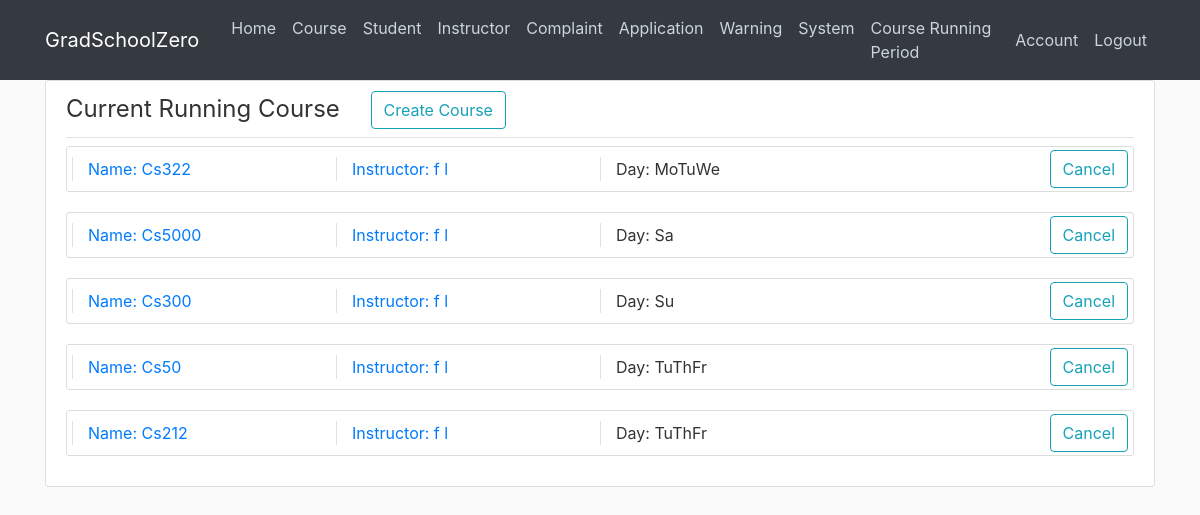
The app's page /course/list (signed in) with its own data.
### cunyzero/models.py (models this page shows, shortened)
class Period(db.Model):#set-up, registration, running, or grading period
    id = db.Column(db.Integer, primary_key=True)
    period = db.Column(db.Integer, nullable = False, default=0)#periods passed
    def getPeriodName(self):# returns set-up, registration, running, or grading period
        remainder = self.period % 4
        if remainder==0:
            return "Course Set-up Period"
        if remainder==1:
            return "Course Registration Period"
        if remainder==2:
            return "Course Running Period"
        if remainder==3:
            return "Grading Period"

class Course(db.Model):
    id = db.Column(db.Integer, primary_key=True)
    instructorId = db.Column(db.Integer, db.ForeignKey('instructor.ownerId'))
    coursename = db.Column(db.String(20), nullable = False, unique = True)
    creationPeriod = db.Column(db.Integer, nullable = True)#for period/semester task logic
    startPeriod = db.Column(db.Integer, nullable = False)#1-9
    endPeriod = db.Column(db.Integer, nullable = False)#1-9
    dayofweek = db.Column(db.String(30), nullable = False)#mo,tu,we,th,fr,sa,su if missing use --
    capacity = db.Column(db.Integer, default=30)
    status = db.Column(db.String(20), nullable = False, default="Open")#status like open, finished, cancelled, etc.
    waitListCapacity = db.Column(db.Integer, default=30)
    rating = db.Column(db.Float, default=None, nullable = True)# ^
    studentcourses = db.relationship('StudentCourse', backref='course', lazy=True)
    def getInstructorName(self):
        instructor = Instructor.query.get(self.instructorId)
        return instructor.firstname + " " + instructor.lastname

class Instructor(db.Model):
    ownerId = db.Column(db.Integer, primary_key=True)
    status = db.Column(db.String(20), default='Employed')#fired, suspended, etc.
    firstname = db.Column(db.String(30), nullable=False)
    lastname = db.Column(db.String(30), nullable=False)
    warning = db.Column(db.Integer, nullable = False, default=0)
    user = db.relationship('User', backref='instructorOwner', lazy=True)
    warnings = db.relationship('Warning', backref='targetInstructor', lazy=True)
    courses = db.relationship('Course', backref='instructor', lazy=True)
    complaints = db.relationship('InstructorComplaint', backref='owner', lazy=True)

### cunyzero/routes.py (the view, shortened to what this page needs)
@login_required
@app.route('/course/list', methods=['GET', 'POST'])
def course_manage():
    current_courses = Course.query.filter_by(status="Open")
    past_courses = Course.query.filter_by(status="Finished")
    courseId = request.form.get("Cancel")
    period = Period.query.all()[0].getPeriodName()
    return render_template("course-manage.html", title="Course Management", current_courses=current_courses,
                           past_courses=past_courses)

### cunyzero/models.py (called while the page is built)
@login_manager.user_loader
def load_user(user_id):
    return User.query.get(int(user_id))

    def getPeriodName(self):
        return Period.query.all()[0].getPeriodName()

### cunyzero/templates/course-manage.html
{% extends "layout.html" %}
{% block content %}
    <div class="content-section">
        <legend class="border-bottom pb-2">
            <span class="mr-4"> Current Running Course </span>
            {% if current_user.role == "Admin" %}
                <a class="btn btn-outline-info" style="text-decoration: none;" href="{{ url_for('create_course')}}">
                    Create Course
                </a>
            {% endif %}
        </legend>
        {% for current_course in current_courses %}
            <article class="media content-section col-md-12">
                <div class="media-body row" style="position: relative; align-items: center">
                <a class="col-md-3 border-left" href="{{ url_for('course_review',course_Id=current_course.id)}}">
                    Name: {{ current_course.coursename}}
                </a>
                <a class="col-md-3 border-left" href="{{ url_for('individual_review',role='Instructor',owner_id=current_course.instructorId)}}">
                    Instructor:  {{ current_course.getInstructorName() }}
                </a>
                <div class="col-md-2 border-left">
                    Day: {{ current_course.dayofweek }}
                </div>
                {% if current_user.role == "Admin" %}
                    <form method="POST">
                        <button type="submit" name="Cancel" value="{{current_course.id}}" class="btn btn-outline-info" style="position: absolute; top: -7px; right:0">
                            Cancel
                        </button>
                    </form>
                {% endif %}
                </div>
            </article>
        {% endfor %}
    </div>
{% endblock content %}

### cunyzero/templates/layout.html (shortened to what this page needs)
<!DOCTYPE html>
<html lang="en">
<head>
    <link rel="stylesheet" href="https://maxcdn.bootstrapcdn.com/bootstrap/4.0.0/css/bootstrap.min.css">
    <link rel="stylesheet" type="text/css" href="{{ url_for('static', filename='main.css') }}">
    <link rel="stylesheet" type="text/css" href="{{ url_for('static', filename='uicons-regular-rounded.css') }}">
</head>
<body id="bootstrap-overrides">
    <header class="site-header">
        <nav class="navbar navbar-expand-md navbar-dark bg-dark fixed-top">
            <div class="container">
                <a class="navbar-brand mr-4" href="/">GradSchoolZero</a>
                <div class="collapse navbar-collapse" id="navbarToggle">
                    <div class="navbar-nav mr-auto">
                        <a class="nav-item nav-link" href="{{ url_for('home') }}">Home</a>
                        {% if current_user.is_authenticated %}
                            {% if current_user.role == 'Visitor' %}
                                <a class="nav-item nav-link" href="#">Course</a>
                                <a class="nav-item nav-link" href="#">Instructor</a>
                            {% elif current_user.role == 'Admin' %}
                                <a class="nav-item nav-link" href="{{ url_for('course_manage') }}">Course</a>
                                <a class="nav-item nav-link" href="{{ url_for('student_manage') }}">Student</a>
                                <a class="nav-item nav-link" href="{{ url_for('instructor_manage') }}">Instructor</a>
                                <a class="nav-item nav-link" href="{{ url_for('complaint_manage') }}">Complaint</a>
                                <a class="nav-item nav-link" href="{{ url_for('application_manage') }}">Application</a>
                                <a class="nav-item nav-link" href="{{ url_for('review_warning_page') }}">Warning</a>
                                <a class="nav-item nav-link" href="{{ url_for('change_period') }}">System</a>
                            {% endif %}
                                <a class="nav-item nav-link">{{current_user.getPeriodName()}}</a>
                        {% endif %}
                    </div>
                    <div class="navbar-nav">
                        {% if current_user.is_authenticated %}
                            {% if current_user.role == 'Visitor' %}
                                <a class="nav-item nav-link" href="{{ url_for('enrollment_application') }}">Enrollment</a>
                                <a class="nav-item nav-link" href="{{ url_for('logout') }}">Logout</a>
                            {% else %}
                                <a class="nav-item nav-link" href="{{ url_for('account') }}">Account</a>
                                <a class="nav-item nav-link" href="{{ url_for('logout') }}">Logout</a>
                            {% endif %}
                        {% else %}
                            <a class="nav-item nav-link" href="{{ url_for('login') }}">Login</a>
                            <a class="nav-item nav-link" href="{{ url_for('register') }}">Register</a>
                        {% endif %}
                    </div>
                </div>
            </div>
        </nav>
    </header>
    <main role="main" class="container">
        <div class="row">
            <div class="col-md-12">
                {% block content %}{% endblock %}
            </div>
        </div>
    </main>
</body>
</html>

### cunyzero/static/main.css (style rules this page uses)
body { background: #fafafa; color: #333333; margin-top: 5rem; }
.site-header .navbar-nav .nav-link { color: #cbd5db; }
.content-section { background: #ffffff; padding: 10px 20px; border: 1px solid #dddddd; border-radius: 3px; margin-bottom: 20px; }

### records on screen
Period: getPeriodName "Course Running Period"
Course: coursename "Cs322", getInstructorName "f l", dayofweek "MoTuWe", {{ current_course.id }} 19415378 (drawn)
Course: coursename "Cs5000", getInstructorName "f l", dayofweek "Sa", {{ current_course.id }} 26209854 (drawn)
Course: coursename "Cs300", getInstructorName "f l", dayofweek "Su", {{ current_course.id }} 33238397 (drawn)
Course: coursename "Cs50", getInstructorName "f l", dayofweek "TuThFr", {{ current_course.id }} 49299037 (drawn)
Course: coursename "Cs212", getInstructorName "f l", dayofweek "TuThFr", {{ current_course.id }} 53215433 (drawn)
